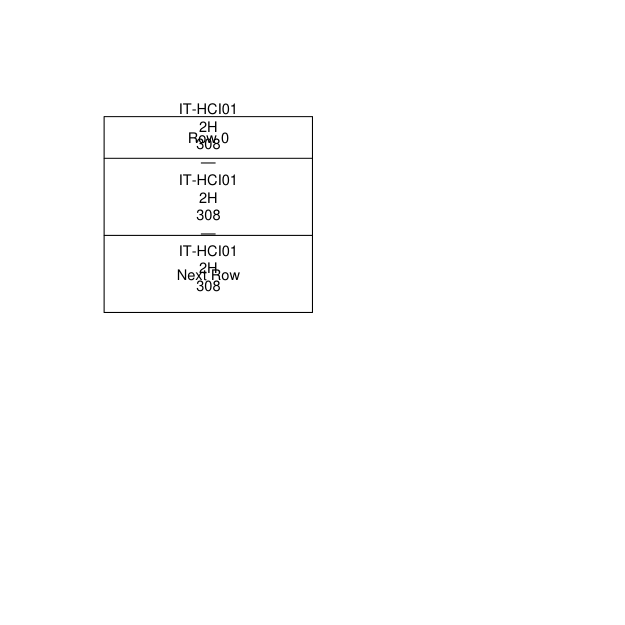

Generate this figure with Python:
import sys
sys.path.insert(0, '.')
from reportlab.platypus import Table, TableStyle, Paragraph
from reportlab.lib.styles import ParagraphStyle
from reportlab.lib import colors
from reportlab.pdfgen import canvas
import fitz

cs = ParagraphStyle('cs', fontName='Helvetica', fontSize=7.0, leading=8.5, alignment=1)

# Test 1: What happens when cell content is taller than row height?
# 11 lines of text in a 37pt row (37pt can only fit ~4 lines of 8.5 leading!)
text_11_lines = "IT-HCI01<br/>2H<br/>308<br/>—<br/>IT-HCI01<br/>2H<br/>308<br/>—<br/>IT-HCI01<br/>2H<br/>308"

tdata = [
    [Paragraph('Row 0', cs)],
    [Paragraph(text_11_lines, cs)],
    [Paragraph('Next Row', cs)]
]

tbl = Table(tdata, colWidths=[100], rowHeights=[20, 37, 37])
tbl.setStyle(TableStyle([
    ('GRID', (0,0), (-1,-1), 0.5, colors.black),
    ('VALIGN', (0,0), (-1,-1), 'MIDDLE'),
]))

c = canvas.Canvas('try/test_overflow.pdf', pagesize=(300, 300))
tbl.wrapOn(c, 100, 94)
tbl.drawOn(c, 50, 150)
c.save()

doc = fitz.open('try/test_overflow.pdf')
page = doc[0]
pix = page.get_pixmap(dpi=150)
pix.save('try/test_overflow.png')
print('Rendered test_overflow.png')
